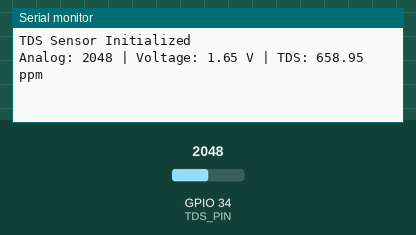
A sketch run on a simulated ESP32. Parts: the last lines printed to the serial monitor. Inputs (shaded band) come from the test bench; at power-on: GPIO 34 (TDS_PIN) = 2048.

Above: at 2.2 s.
2.3 s: GPIO 34 (TDS_PIN) set to 2866
At 3.8 s:
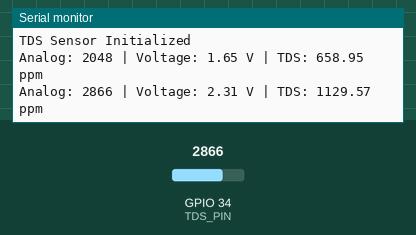
5.0 s: GPIO 34 (TDS_PIN) set to 3603
At 5.4 s:
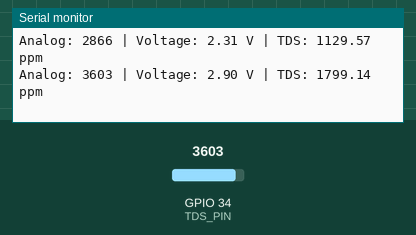
Timing chart, 0 to 8.0 s (numbered marks = the images above; inputs shaded):
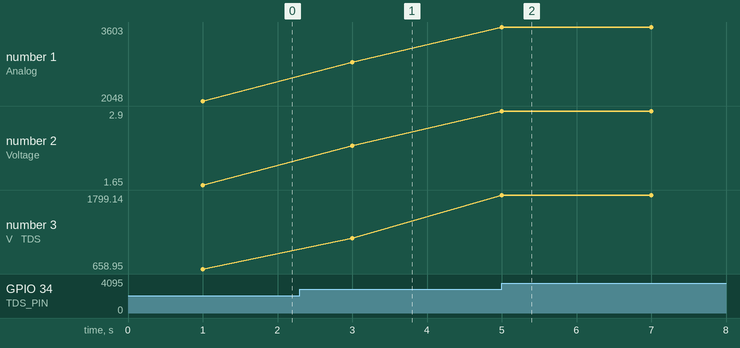

The sketch:

esp32_TDS.ino
```cpp
#define TDS_PIN 34  // ADC pin on ESP32

float calibrationFactor = 0.5; // Adjust based on your sensor

void setup() {
  Serial.begin(115200);
  delay(1000);
  Serial.println("TDS Sensor Initialized");
}

void loop() {
  int analogValue = analogRead(TDS_PIN);
  float voltage = analogValue * (3.3 / 4095.0); // Convert ADC reading to voltage

  // Gravity TDS formula (approx):
  float tdsValue = (133.42 * voltage * voltage * voltage
                   - 255.86 * voltage * voltage
                   + 857.39 * voltage) * calibrationFactor;

  Serial.print("Analog: ");
  Serial.print(analogValue);
  Serial.print(" | Voltage: ");
  Serial.print(voltage, 2);
  Serial.print(" V | TDS: ");
  Serial.print(tdsValue, 2);
  Serial.println(" ppm");

  delay(2000);
}
```

Measured:
- after the input at 2.3 s, the serial monitor: prints a new line after 0.70 s (image 1)
- after the input at 5.0 s, the serial monitor: prints a new line at once (image 2)
- plotted number 1: 2048 → 2866 after the input at 2.3 s, 2866 → 3603 after the input at 5.0 s
- plotted number 2: 1.65 → 2.31 after the input at 2.3 s, 2.31 → 2.9 after the input at 5.0 s
- plotted number 3: 658.95 → 1129.57 after the input at 2.3 s, 1129.57 → 1799.14 after the input at 5.0 s
